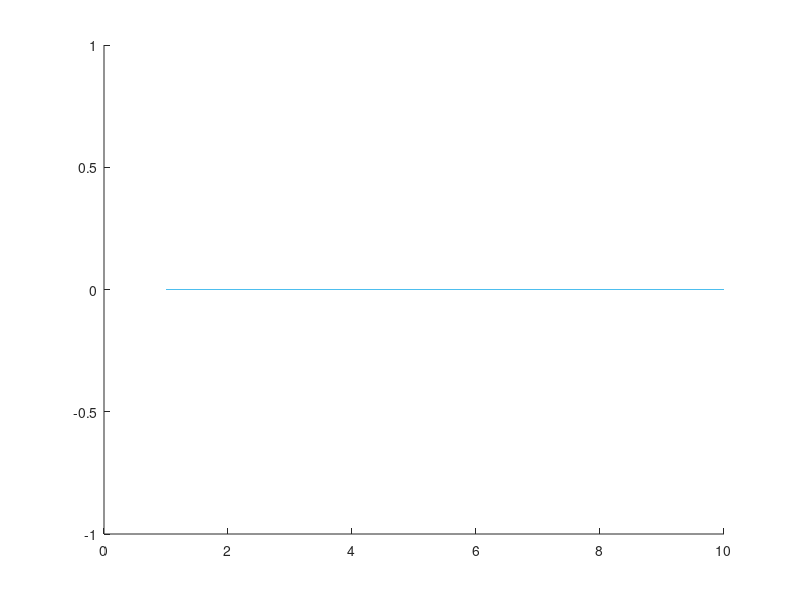

MATLAB code to generate this figure:
load('psi.mat');

psitemp = zeros(1,10)
hold on
for i = 1:6
    for j = 1:10
      psitemp(j) = psi(i,2,j);
       
    end
    plot(1:1:10, psitemp)
    
end
hold off
